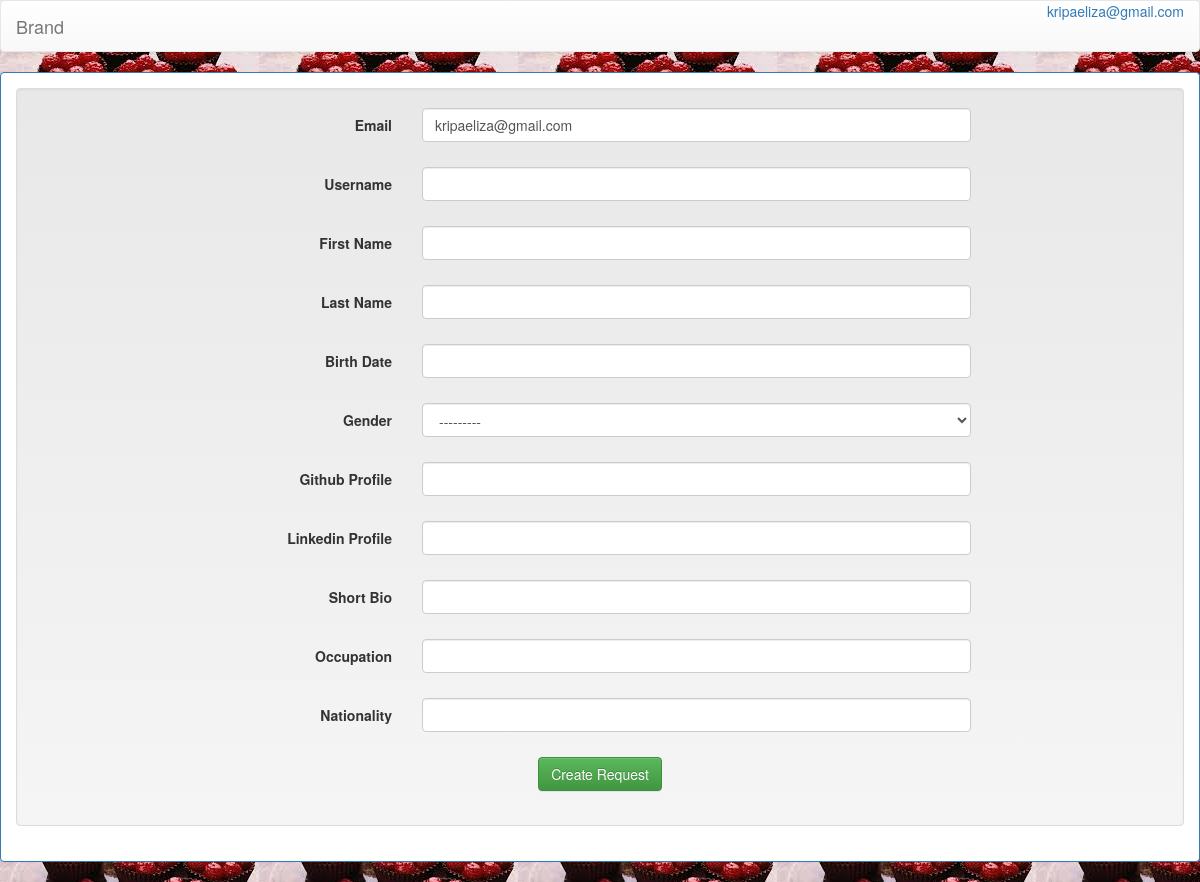
The page /register/user/profile/edit/ (signed in) on the database its author committed.
### register/models.py (models this page shows, shortened)
class User(AbstractBaseUser):
    user_id = models.AutoField(primary_key=True)
    user_first_name = models.CharField(_('First Name'), max_length=32, blank=True, null=True,
                                  validators=[RegexValidator(regex='^[A-Za-z]*$')])
    user_last_name = models.CharField(_('Last Name'), max_length=32, blank=True, null=True,
                                    validators=[RegexValidator(regex='^[A-Za-z]*$')])
    email = models.EmailField(_('Email'), db_index=True, unique=True)
    user_dob = models.DateField(_('Birth Date'), blank=True, null=True)
    user_gender = models.CharField(_('Gender'), max_length=1, choices=GENDER, blank=True, null=True)
    user_github = models.CharField(_('Github Profile'),max_length=100,blank=True )
    user_linkedin = models.CharField(_('Linkedin Profile'),max_length=100,blank=True )
    user_bio = models.CharField(_('Short Bio'), max_length=1000,blank=True )
    user_occupation = models.CharField(_('Occupation'), max_length=100,blank=True )
    user_nationality = models.CharField(_('Nationality'), max_length=100,blank=True )
    date_joined = models.DateTimeField(auto_now_add=True)
    username = models.CharField(_('username'), max_length=32, blank=False, unique=True)
    is_active = models.BooleanField(default=True)
    is_admin = models.BooleanField(default=False)
    objects = MyUserManager()
    USERNAME_FIELD = 'email'
    REQUIRED_FIELDS = ['username']

### register/views.py (the view, shortened to what this page needs)
class UserProfileUpdateView(LoginRequiredMixin, CurrentUserMixin, UpdateView):
    model = User
    fields = user_fields + user_extra_fields
    template_name = 'user_profile_update.html'
    success_url = '/register/user/profile/edit/success/'

### register/templatetags/register_extras.py (called while the page is built)
@register.filter(name='addcss')
def addcss(field, css):
    return field.as_widget(attrs={"class":css})

### register/views.py (called while the page is built)
   def get_object(self, *args, **kwargs):
       try: obj = super(CurrentUserMixin, self).get_object(*args, **kwargs)
       except AttributeError: obj = self.request.user
       return obj

### register/templates/user_profile_update.html (shortened to what this page needs)
{% extends "base.html" %}
{% load register_extras %}
{%  load staticfiles %}
{% block body %}
<div class="panel panel-primary">
    <div class="panel-body">
        <form class="form-horizontal well" id="registerForm" method="POST"
              enctype="multipart/form-data" action="">
            <fieldset>
                {% csrf_token %} {% load tz %}
                {% for field in form.visible_fields %}
                    <div id="div_{{ field.html_name }}"
                         class="form-group{% if field.errors %} has-error{% endif%}">
                        <label class="col-sm-4 control-label" for="{{ field.id_for_label }}">
                            {{ field.label }}
                        </label>
                        <div class="col-md-6 cnt-inpt">
                            {{ field|addcss:"form-control" }}
                        </div>
                    </div>
                {% endfor %}
                <div class="form-group" style="text-align:center">
                    <a href="#tf-courses">
                        <button type="submit" data-loading-text="Creating request..."
                                class="btn btn-success solution_buttons">Create Request  </button></a>
                </div>
            </fieldset>
        </form>
    </div>
</div>
{% endblock body %}

### register/templates/navbar.html (shortened to what this page needs)
<nav class="navbar navbar-default">
  <div class="container-fluid">
    <div class="navbar-header">
      <a class="navbar-brand" href="#">Brand</a>
    </div>
   <div class="collapse navbar-collapse" id="bs-example-navbar-collapse-1">
          <ul class="nav navbar-nav navbar-right" id="home_nav">
              {% if user.is_anonymous %}
                  <li class="dropdown">
                      <a href="#" class="dropdown-toggle" data-toggle="dropdown" role="button" aria-haspopup="true" aria-expanded="false">JOIN<span class="caret"></span></a>
                      <ul class="dropdown-menu">
                          <li><a href="{% url 'login' %}">Login</a></li>
                          <li><a href="{% url 'register_user' %}">Sign up</a></li>                        </ul>
                  </li>                {% else %}
                  <li>
                      <div class="btn-group">
                          <a class="btn-new btn-nav btn-white" data-toggle="dropdown">
                              {% if request.user.user_first_name %}
                                  {{ request.user.user_first_name }}
                              {% elif request.user.username %}
                                  {{ request.user.username }}
                              {% else %}
                                  {{ request.user.email }}
                              {% endif %}
                          </a>
                      </div>
                  </li>
              {% endif %}
          </ul>
      </div>
  </div>
</nav>

### rows shown on the page
User: user.email "kripaeliza@gmail.com", visible_fields "kripaeliza@gmail.com" "---------"

### other values the page prints
{{ field.label }} "Email" "Username" "First Name" "Last Name" "Birth Date" "Gender" "Github Profile" "Linkedin Profile" "Short Bio" "Occupation" "Nationality"
